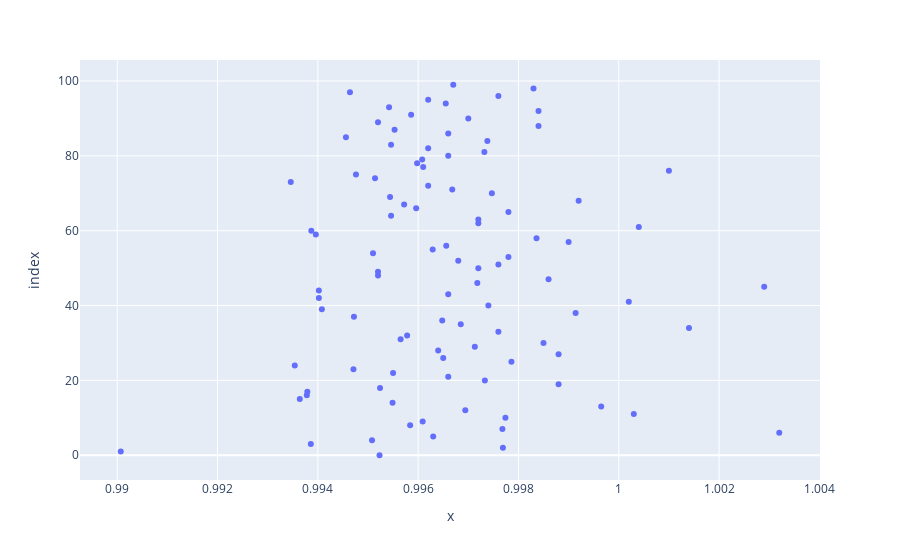

Notebook cell for this chart:
### Code cell
# Visualize data
fig = px.scatter(x[:,0],y[:,0])
fig.show()
